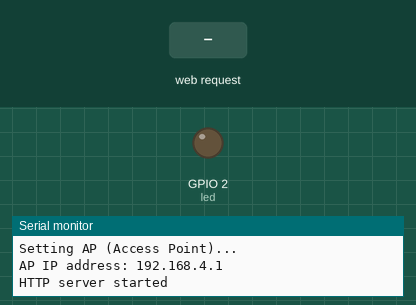
Simulated run of this sketch. Board: ESP32. Parts: output pins drawn as LEDs (lit = HIGH), the last lines printed to the serial monitor. The test bench sets the inputs (shaded band).

Above: at 1.2 s.
1.3 s: HTTP request GET /toggleLed received
At 2.0 s:
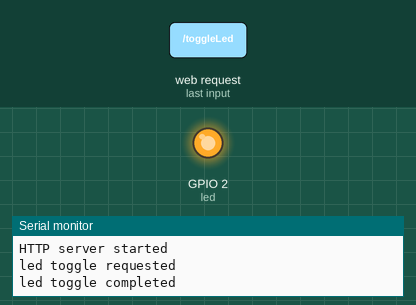
2.8 s: HTTP request GET / received
Timing chart, 0 to 5.8 s (numbered marks = the images above; inputs shaded):
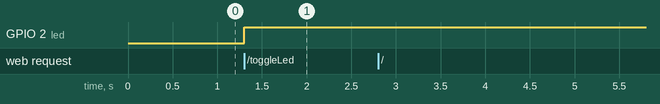

The sketch:

WiFiLed.ino
```cpp
/*
Goal: set up ESP32 as access point, run a web server on it, have button on web page that turns led on and off
To be used with board "DOIT ESP32 DEVKIT V1"

Inspiration:
- https://randomnerdtutorials.com/esp32-access-point-ap-web-server/
- Examples > WebServer > HelloServer
- Examples > WebServer > WebServer
*/

#include <WiFi.h>
#include <WebServer.h>

#include "RootPage.h"

const char* ssid = "Nicks-ESP32";
const char* password = "SambaSamba";

WebServer server(80);

const uint8_t led = 2;
uint8_t ledState = LOW;

void toggleLed(){
  Serial.println("led toggle requested");
  if (ledState == LOW){
    digitalWrite(led, HIGH);
    ledState = HIGH;
  }
  else{
    digitalWrite(led, LOW);
    ledState = LOW;
  }
  server.send(200, "text/plain", "led toggled");
  Serial.println("led toggle completed");
}

void handleRoot() {
  Serial.println("root page requested");
  server.send(200, "text/html", RootPage);
  Serial.println("root page completed");
}

void setup() {
  // put your setup code here, to run once:
  Serial.begin(115220);
  pinMode(led, OUTPUT);
  digitalWrite(led, ledState);

  Serial.println("Setting AP (Access Point)...");
  WiFi.softAP(ssid, password);

  IPAddress IP = WiFi.softAPIP();
  Serial.print("AP IP address: ");
  Serial.println(IP);

  server.on("/", handleRoot);
  server.on("/toggleLed", toggleLed);

  server.begin();
  Serial.println("HTTP server started");
}

void loop() {
  // put your main code here, to run repeatedly:
  server.handleClient();
  delay(2);  //allow the cpu to switch to other tasks
}
```

RootPage.h
```cpp
/*
Contains the HTML of the root page.
*/
static const char* RootPage = R"==(
<html>
<head>
  <title>Toggle the led!</title>
</head>
<body>
  <h1 id="toggleTrigger">Press here to toggle the led!</h1>
</body>

<script>
  function toggle(e) {
    fetch("/toggleLed");
  }

  var toggleTrigger = document.getElementById("toggleTrigger");
  toggleTrigger.addEventListener("click", toggle);
</script>
</html>
)==";
```

Measured:
- after the input at 1.3 s, GPIO 2 (led): LOW → HIGH at once
